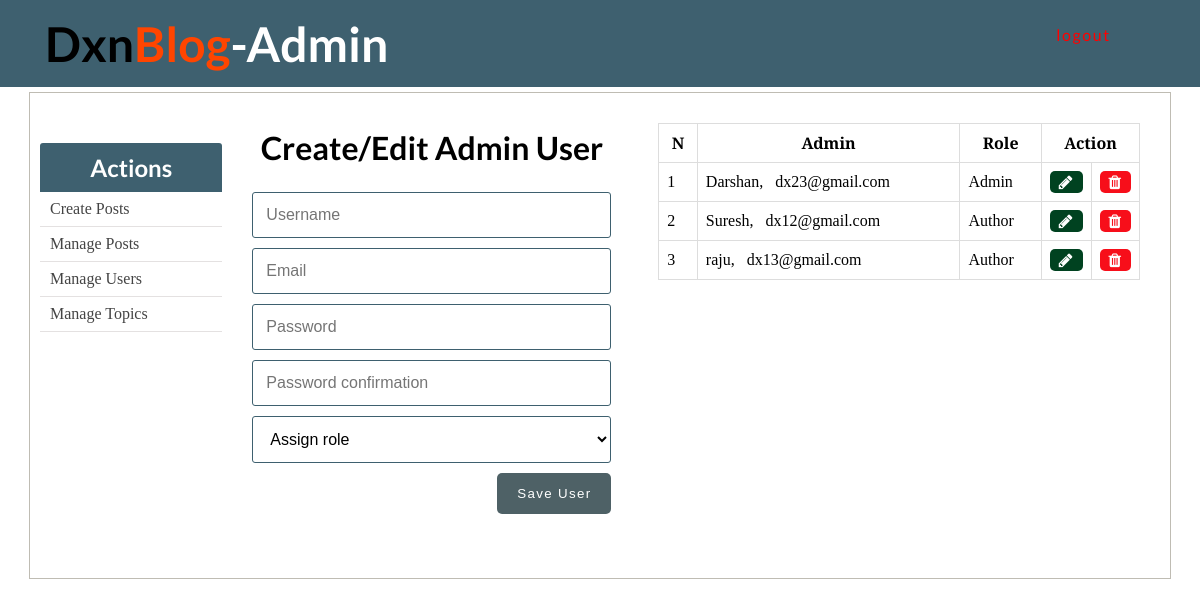
/admin/users.php, run on the app's committed database.
### tables this page shows
CREATE TABLE `users` (
  `id` int(11) NOT NULL,
  `username` varchar(255) NOT NULL,
  `email` varchar(255) NOT NULL,
  `role` enum('Author','Admin') DEFAULT NULL,
  `password` varchar(255) NOT NULL,
  `created_at` timestamp NULL DEFAULT CURRENT_TIMESTAMP,
  `updated_at` timestamp NULL DEFAULT NULL
);

### admin/includes/admin_functions.php (called while the page is built, shortened)
<?php
$isEditingUser = false;
$username = "";
$email = "";
function getAdminUsers(){
	global $conn, $roles;
	$sql = "SELECT * FROM users WHERE role IS NOT NULL";
	$result = mysqli_query($conn, $sql);
	$users = mysqli_fetch_all($result, MYSQLI_ASSOC);
	return $users;
}
?>

### admin/users.php (the view, shortened to what this page needs)
<?php  include('../config.php'); ?>
<?php  include(ROOT_PATH . '/admin/includes/admin_functions.php'); ?>
<?php
	$admins = getAdminUsers();
?>
<?php include(ROOT_PATH . '/admin/includes/head_section.php'); ?>
</head>
<body>
	<?php include(ROOT_PATH . '/admin/includes/navbar.php') ?>
	<div class="container content">
		<?php include(ROOT_PATH . '/admin/includes/menu.php') ?>
		<div class="action">
			<h1 class="page-title">Create/Edit Admin User</h1>
			<form method="post" action="<?php echo BASE_URL . 'admin/users.php'; ?>" >
				<input type="text" name="username" value="<?php echo $username; ?>" placeholder="Username">
				<input type="email" name="email" value="<?php echo $email ?>" placeholder="Email">
				<input type="password" name="password" placeholder="Password">
				<input type="password" name="passwordConfirmation" placeholder="Password confirmation">
				<select name="role">
					<option value="" selected disabled>Assign role</option>
				</select>
				<?php if ($isEditingUser === true): ?>
					<button type="submit" class="btn" name="update_admin">UPDATE</button>
				<?php else: ?>
					<button type="submit" class="btn" name="create_admin">Save User</button>
				<?php endif ?>
			</form>
		</div>
		<div class="table-div">
			<?php if (empty($admins)): ?>
				<h1>No admins in the database.</h1>
			<?php else: ?>
				<table class="table">
					<thead>
						<th>N</th>
						<th>Admin</th>
						<th>Role</th>
						<th colspan="2">Action</th>
					</thead>
					<tbody>
					<?php foreach ($admins as $key => $admin): ?>
						<tr>
							<td><?php echo $key + 1; ?></td>
							<td>
								<?php echo $admin['username']; ?>, &nbsp;
								<?php echo $admin['email']; ?>
							</td>
							<td><?php echo $admin['role']; ?></td>
							<td>
								<a class="fa fa-pencil btn edit"
									href="users.php?edit-admin=<?php echo $admin['id'] ?>">
								</a>
							</td>
							<td>
								<a class="fa fa-trash btn delete"
								    href="users.php?delete-admin=<?php echo $admin['id'] ?>">
								</a>
							</td>
						</tr>
					<?php endforeach ?>
					</tbody>
				</table>
			<?php endif ?>
		</div>
	</div>
</body>
</html>

### static/css/admin_styling.css (style rules this page uses)
* { margin: 0px; padding: 0px; }
a { text-decoration: none; }
h1, h2, h3, h4, h5, h6 { font-family: 'Lato', sans-serif; }
form { width: 60%; margin: 5px auto; padding-bottom: 50px; }
form input[type=file], input[type=email], input[type=password], input[type=text], form select, form textarea { width: 100%; display: block; padding: 13px 13px; font-size: 1em; margin: 5px auto 10px; border-radius: 3px; box-sizing : border-box; background: transparent; border: 1px solid #3E606F; }
form button { float: right; margin-left: 24%; }
table { border-collapse: collapse; width: 70%; margin: 20px auto; }
th, td { padding: 8px; text-align: left; border: 1px solid #ddd; }
th { text-align: center; font-family: 'Averia Serif Libre', cursive; }
.btn { color: white; background: #4E6166; text-align: center; border: none; border-radius: 5px; display: block; letter-spacing: .1em; padding: 13px 20px; text-decoration: none; }
.container { width: 95%; margin: 5px auto 50px; border: 1px solid #BFBCB3; padding: 10px 0px 50px; font-family: 'Averia Serif Libre', cursive; }
.container:after { content: ""; display: block; clear: both; }
.container.content .action { width: 35%; float: left; text-align: center; }
.container.content .action form { width: 90%; }
.container.content .action .page-title { margin: 25px; }
.table-div { float: left; width: 47%; }
.table-div table { width: 90%; }
.table-div a.fa { color: white; padding: 3px; }
.table-div .edit { background: #004220; }
.table-div .delete { background: #F70E1A; }

### data on the page
users: username "Darshan", email "dx23@gmail.com", role "Admin"
users: username "Suresh", email "dx12@gmail.com", role "Author"
users: username "raju", email "dx13@gmail.com", role "Author"
